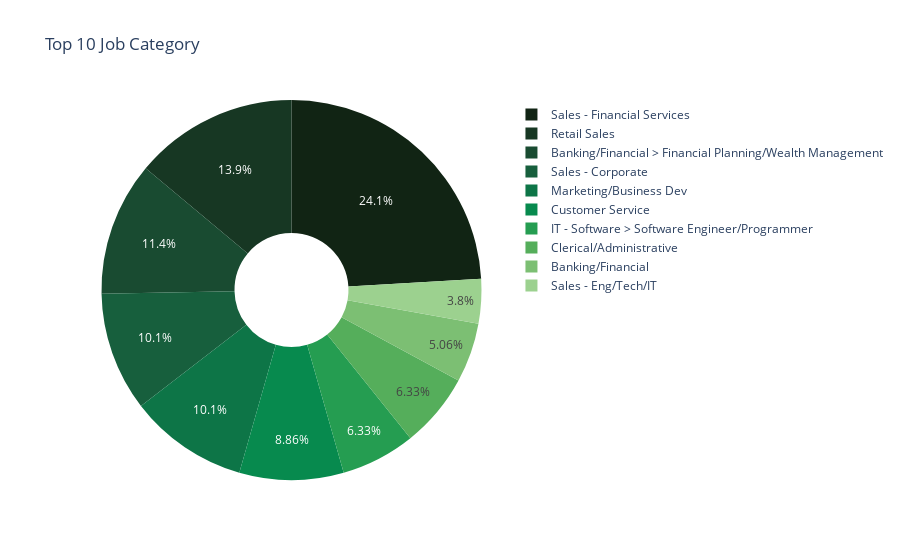

Write notebook code for a chart like this one.
### Code cell
#plot pie chart for Job Category

a = Count_Category['Job Category']
b = Count_Category['Counts']

fig = px.pie(Count_Category, values= b, names=a, color_discrete_sequence=px.colors.sequential.algae[::-1], hole= 0.3,title='Top 10 Job Category')
fig.show()

### Figure 1 — Plotly figure (JSON) as saved in the notebook; plotly's stock layout.template omitted (floating-point values rounded to 4 significant figures)
{"data": [{"domain": {"x": [0, 1], "y": [0, 1]}, "hole": 0.3, "hovertemplate": "Job Category=%{label}<br>Counts=%{value}<extra></extra>", "labels": ["Sales - Financial Services", "Retail Sales", "Banking/Financial > Financial Planning/Wealth Management", "Sales - Corporate", "Marketing/Business Dev", "Customer Service", "IT - Software > Software Engineer/Programmer", "Clerical/Administrative", "Banking/Financial", "Sales - Eng/Tech/IT"], "legendgroup": "", "name": "", "showlegend": true, "type": "pie", "values": [19, 11, 9, 8, 8, 7, 5, 5, 4, 3]}], "layout": {"legend": {"tracegroupgap": 0}, "piecolorway": ["rgb(17, 36, 20)", "rgb(23, 55, 35)", "rgb(25, 75, 49)", "rgb(23, 95, 61)", "rgb(13, 117, 71)", "rgb(7, 138, 78)", "rgb(37, 157, 81)", "rgb(85, 174, 91)", "rgb(124, 191, 115)", "rgb(156, 209, 143)", "rgb(186, 228, 174)", "rgb(214, 249, 207)"], "title": {"text": "Top 10 Job Category"}}}
